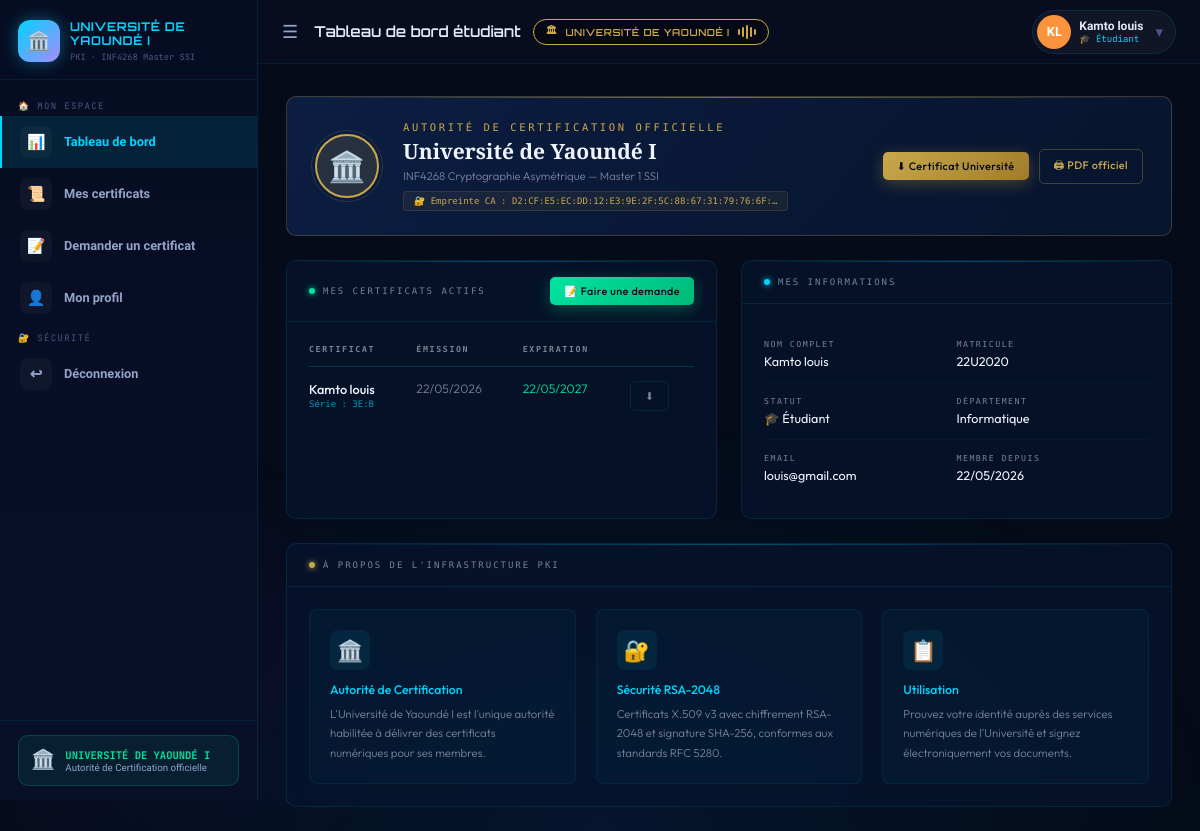
The page /dashboard/user (signed in) on the database its author committed.
### modules/models.py (models this page shows, shortened)
class User(UserMixin, db.Model):
    __tablename__ = 'users'
    id            = db.Column(db.Integer, primary_key=True)
    username      = db.Column(db.String(64), unique=True, nullable=False)
    email         = db.Column(db.String(120), unique=True, nullable=False)
    full_name     = db.Column(db.String(128), default='')
    matricule     = db.Column(db.String(50), default='')
    age           = db.Column(db.Integer, default=0)
    department    = db.Column(db.String(128), default='')
    status_type   = db.Column(db.String(30), default='etudiant')
    password_hash = db.Column(db.String(256), nullable=False)
    role          = db.Column(db.String(20), default='user')
    avatar_color  = db.Column(db.String(20), default='#00d4ff')
    created_at    = db.Column(db.DateTime, default=datetime.utcnow)
    last_login    = db.Column(db.DateTime, nullable=True)
    certificates  = db.relationship('Certificate', backref='owner', lazy=True)
    logs          = db.relationship('AuditLog', backref='user_ref', lazy=True)
    requests      = db.relationship('CertificateRequest',
                                   foreign_keys='CertificateRequest.user_id',
                                   backref='requester', lazy=True)
    def is_admin(self):
        return self.role == 'admin'
    def display_name(self):
        return self.full_name if self.full_name else self.username
    def initials(self):
        n = self.display_name()
        parts = n.split()
        if len(parts) >= 2:
            return (parts[0][0] + parts[-1][0]).upper()
        return n[:2].upper()
    def get_status_label(self):
        labels = {
            'etudiant': '🎓 Étudiant',
            'enseignant': '👨‍🏫 Enseignant',
            'personnel': '👔 Personnel'
        }
        return labels.get(self.status_type, '📝 Autre')

class AuthorityCA(db.Model):
    __tablename__ = 'authority_ca'
    id             = db.Column(db.Integer, primary_key=True)
    name           = db.Column(db.String(128), nullable=False, default='Université de Yaoundé I')
    country        = db.Column(db.String(4),   default='CM')
    city           = db.Column(db.String(64),  default='Yaoundé')
    organisation   = db.Column(db.String(128), default='Université de Yaoundé I')
    department     = db.Column(db.String(128), default='Département d\'Informatique')
    unit           = db.Column(db.String(128), default='INF4268 - Master 1 SSI')
    email          = db.Column(db.String(120), default='contact@uy1.cm')
    cert_pem       = db.Column(db.Text,         nullable=False)
    key_encrypted  = db.Column(db.LargeBinary,  nullable=False)
    fingerprint    = db.Column(db.String(255),  default='')
    serial_counter = db.Column(db.Integer,      default=1000)
    valid_from     = db.Column(db.DateTime,     default=datetime.utcnow)
    valid_until    = db.Column(db.DateTime,     nullable=True)
    algorithm      = db.Column(db.String(64),   default='RSA-2048 / SHA-256')
    created_at     = db.Column(db.DateTime,     default=datetime.utcnow)
    created_by     = db.Column(db.Integer,      db.ForeignKey('users.id'))

class Certificate(db.Model):
    __tablename__ = 'certificates'
    id            = db.Column(db.Integer, primary_key=True)
    serial_hex    = db.Column(db.String(32),  unique=True, nullable=False)
    serial_int    = db.Column(db.Integer,     unique=True, nullable=False)
    common_name   = db.Column(db.String(128), nullable=False)
    email         = db.Column(db.String(120), default='')
    organisation  = db.Column(db.String(128), default='Université de Yaoundé I')
    department    = db.Column(db.String(128), default='')
    status_type   = db.Column(db.String(30), default='etudiant')
    cert_pem      = db.Column(db.Text,         nullable=False)
    status        = db.Column(db.String(20),   default='VALID')
    issued_at     = db.Column(db.DateTime,     default=datetime.utcnow)
    expires_at    = db.Column(db.DateTime,     nullable=True)
    revoked_at    = db.Column(db.DateTime,     nullable=True)
    revoke_reason = db.Column(db.String(64),   nullable=True)
    user_id       = db.Column(db.Integer,      db.ForeignKey('users.id'))
    ca_id         = db.Column(db.Integer,      db.ForeignKey('authority_ca.id'))
    ca            = db.relationship('AuthorityCA', backref='issued_certs')
    request_id    = db.Column(db.Integer,      db.ForeignKey('certificate_requests.id'), nullable=True)
    request = db.relationship('CertificateRequest',
                              back_populates='certificate',
                              foreign_keys=[request_id])
    def days_until_expiry(self):
        if not self.expires_at:
            return None
        now = datetime.utcnow()
        delta = (self.expires_at - now).days
        return delta

### app.py (the view)
@app.route('/dashboard/user')
@login_required
def dashboard_user():
    if current_user.is_admin():
        return redirect(url_for('dashboard_admin'))
    ca = get_ca()
    my_certs = Certificate.query.filter_by(user_id=current_user.id, status='VALID').order_by(Certificate.issued_at.desc()).all()
    pending_request = CertificateRequest.query.filter_by(user_id=current_user.id, status='PENDING').first()
    return render_template('dashboard_user.html', ca=ca, my_certs=my_certs, pending_request=pending_request)

### app.py (called while the page is built)
@login_manager.user_loader
def load_user(uid):
    return db.session.get(User, int(uid))

def get_ca():
    return AuthorityCA.query.first()

def expiring_soon(days=30):
    limit = datetime.utcnow() + timedelta(days=days)
    return Certificate.query.filter(Certificate.status=='VALID', Certificate.expires_at!=None, Certificate.expires_at<=limit).count()

@app.context_processor
def inject_globals():
    ca = get_ca()
    notif_count = expiring_soon(30) if ca else 0
    pending_count = CertificateRequest.query.filter_by(status='PENDING').count() if ca and current_user.is_authenticated and current_user.is_admin() else 0
    return dict(
        ca_exists=bool(ca),
        notif_count=notif_count,
        pending_count=pending_count,
        reasons_labels=REASONS_LABELS,
        university_name="Université de Yaoundé I"
    )

### templates/dashboard_user.html (shortened to what this page needs)
{% extends "base.html" %}
{% block page_title %}Tableau de bord étudiant{% endblock %}
{% block content %}
<div class="db-wrap">
  <div class="ca-banner">
    <div class="ca-banner-seal">🏛️</div>
    <div class="ca-banner-info">
      <div class="ca-banner-title">Autorité de Certification officielle</div>
      <div class="ca-banner-name">Université de Yaoundé I</div>
      <div class="ca-banner-sub">INF4268 Cryptographie Asymétrique — Master 1 SSI</div>
      {% if ca %}
      <div class="ca-fingerprint">🔐 Empreinte CA : {{ ca.fingerprint[:48] }}…</div>
      {% endif %}
    </div>
    <div class="ca-banner-actions">
      <a href="{{ url_for('download_ca_cert') }}" class="btn-xs btn-gold">⬇ Certificat Université</a>
      <a href="{{ url_for('user_print_ca') }}" target="_blank" class="btn-xs btn-ghost-gold">🖨 PDF officiel</a>
    </div>
  </div>
  <div class="two-col">
    <div class="db-card" style="--ci:1">
      <div class="db-card-header">
        <div class="db-card-title">
          <span class="dot-c dot-green"></span>
          Mes certificats actifs
        </div>
        {% if not pending_request %}
        <a href="{{ url_for('request_certificate') }}" class="btn-xs btn-green">📝 Faire une demande</a>
        {% endif %}
      </div>
      <div class="db-card-body">
        {% if my_certs %}
        <table class="cert-table">
          <thead>
            <tr>
              <th>Certificat</th>
              <th>Émission</th>
              <th>Expiration</th>
              <th></th>
            </tr>
          </thead>
          <tbody>
            {% for cert in my_certs %}
            <tr>
              <td>
                <div class="cert-name">{{ cert.common_name }}</div>
                <div class="cert-serial">Série : {{ cert.serial_hex }}</div>
              </td>
              <td>{{ cert.issued_at.strftime('%d/%m/%Y') }}</td>
              <td>
                {% if cert.days_until_expiry() < 30 %}
                <span class="cert-warn">⚠ {{ cert.expires_at.strftime('%d/%m/%Y') }}</span>
                {% else %}
                <span class="cert-ok">{{ cert.expires_at.strftime('%d/%m/%Y') }}</span>
                {% endif %}
              </td>
              <td><a href="{{ url_for('download_cert', cert_id=cert.id) }}" class="btn-xs btn-ghost">⬇</a></td>
            </tr>
            {% endfor %}
          </tbody>
        </table>
        {% endif %}
      </div>
    </div>
    <div class="db-card" style="--ci:2">
      <div class="db-card-header">
        <div class="db-card-title">
          <span class="dot-c dot-cyan"></span>
          Mes informations
        </div>
      </div>
      <div class="db-card-body">
        <div class="info-grid">
          <div class="info-cell">
            <div class="info-cell-label">Nom complet</div>
            <div class="info-cell-value">{{ current_user.full_name }}</div>
          </div>
          <div class="info-cell">
            <div class="info-cell-label">Matricule</div>
            <div class="info-cell-value">{{ current_user.matricule or "—" }}</div>
          </div>
          <div class="info-cell">
            <div class="info-cell-label">Statut</div>
            <div class="info-cell-value">{{ current_user.get_status_label() }}</div>
          </div>
          <div class="info-cell">
            <div class="info-cell-label">Département</div>
            <div class="info-cell-value">{{ current_user.department or "—" }}</div>
          </div>
          <div class="info-cell">
            <div class="info-cell-label">Email</div>
            <div class="info-cell-value">{{ current_user.email }}</div>
          </div>
          <div class="info-cell">
            <div class="info-cell-label">Membre depuis</div>
            <div class="info-cell-value">{{ current_user.created_at.strftime('%d/%m/%Y') }}</div>
          </div>
        </div>
      </div>
    </div>
  </div>
  <div class="db-card" style="--ci:3">
    <div class="db-card-header">
      <div class="db-card-title">
        <span class="dot-c dot-gold"></span>
        À propos de l'infrastructure PKI
      </div>
    </div>
    <div class="db-card-body">
      <div class="pki-grid">
        <div class="pki-item">
          <div class="pki-item-icon">🏛️</div>
          <div class="pki-item-title">Autorité de Certification</div>
          <div class="pki-item-text">L'Université de Yaoundé I est l'unique autorité habilitée à délivrer des certificats numériques pour ses membres.</div>
        </div>
        <div class="pki-item">
          <div class="pki-item-icon">🔐</div>
          <div class="pki-item-title">Sécurité RSA-2048</div>
          <div class="pki-item-text">Certificats X.509 v3 avec chiffrement RSA-2048 et signature SHA-256, conformes aux standards RFC 5280.</div>
        </div>
        <div class="pki-item">
          <div class="pki-item-icon">📋</div>
          <div class="pki-item-title">Utilisation</div>
          <div class="pki-item-text">Prouvez votre identité auprès des services numériques de l'Université et signez électroniquement vos documents.</div>
        </div>
      </div>
    </div>
  </div>
</div>
{% endblock %}

### templates/base.html (shortened to what this page needs)
<!DOCTYPE html>
<html lang="fr">
<head>
  <link rel="stylesheet" href="{{ url_for('static', filename='css/style.css') }}">
</head>
<body>
{% if current_user.is_authenticated %}
<aside class="sidebar" id="sidebar">
  <div class="sidebar-logo">
    <div class="sidebar-logo-icon">🏛️</div>
    <div class="sidebar-logo-text">
      <h2>UNIVERSITÉ DE YAOUNDÉ I</h2>
      <p>PKI · INF4268 Master SSI</p>
    </div>
  </div>
  <nav class="sidebar-nav">
    {% if current_user.is_admin() %}
      <div class="nav-section">🏛️ Administration UY1</div>
      <a href="{{ url_for('dashboard_admin') }}" class="nav-link {% if request.endpoint=='dashboard_admin' %}active{% endif %}">
        <div class="nav-icon">📊</div> <span>Tableau de bord</span>
      </a>
      <a href="{{ url_for('certificates') }}" class="nav-link {% if request.endpoint=='certificates' %}active{% endif %}">
        <div class="nav-icon">📜</div> <span>Gestion des certificats</span>
      </a>
      <a href="{{ url_for('pending_requests') }}" class="nav-link {% if request.endpoint=='pending_requests' %}active{% endif %}">
        <div class="nav-icon">📋</div> <span>Demandes en attente</span>
        {% if pending_count > 0 %}
        <span class="nav-badge">{{ pending_count }}</span>
        {% endif %}
      </a>
      <a href="{{ url_for('verify') }}" class="nav-link {% if request.endpoint=='verify' %}active{% endif %}">
        <div class="nav-icon">🔍</div> <span>Vérifier certificat</span>
      </a>
      <a href="{{ url_for('view_crl') }}" class="nav-link {% if request.endpoint=='view_crl' %}active{% endif %}">
        <div class="nav-icon">🗒️</div> <span>Liste de révocation (CRL)</span>
      </a>
      <a href="{{ url_for('audit') }}" class="nav-link {% if request.endpoint=='audit' %}active{% endif %}">
        <div class="nav-icon">📝</div> <span>Audit & journaux</span>
      </a>
      <a href="{{ url_for('users') }}" class="nav-link {% if request.endpoint=='users' %}active{% endif %}">
        <div class="nav-icon">👥</div> <span>Utilisateurs</span>
      </a>
      <a href="{{ url_for('admin_ca') }}" class="nav-link {% if request.endpoint=='admin_ca' %}active{% endif %}">
        <div class="nav-icon">🏛️</div> <span>Configuration AC</span>
      </a>
    {% else %}
      <div class="nav-section">🏠 Mon espace</div>
      <a href="{{ url_for('dashboard_user') }}" class="nav-link {% if request.endpoint=='dashboard_user' %}active{% endif %}">
        <div class="nav-icon">📊</div> <span>Tableau de bord</span>
      </a>
      <a href="{{ url_for('certificates') }}" class="nav-link {% if request.endpoint=='certificates' %}active{% endif %}">
        <div class="nav-icon">📜</div> <span>Mes certificats</span>
      </a>
      <a href="{{ url_for('request_certificate') }}" class="nav-link {% if request.endpoint=='request_certificate' %}active{% endif %}">
        <div class="nav-icon">📝</div> <span>Demander un certificat</span>
      </a>
      <a href="{{ url_for('profile') }}" class="nav-link {% if request.endpoint=='profile' %}active{% endif %}">
        <div class="nav-icon">👤</div> <span>Mon profil</span>
      </a>
    {% endif %}
    <div class="nav-section">🔐 Sécurité</div>
    <a href="{{ url_for('logout') }}" class="nav-link">
      <div class="nav-icon">↩</div> <span>Déconnexion</span>
    </a>
  </nav>
  <div class="sidebar-footer">
    <div class="sidebar-status">
      <div class="status-icon">🏛️</div>
      <div>
        <div class="status-title">UNIVERSITÉ DE YAOUNDÉ I</div>
        <div class="status-desc">Autorité de Certification officielle</div>
      </div>
    </div>
  </div>
</aside>
<div class="topbar" id="topbar">
  <button class="topbar-menu-btn" id="menuBtn" onclick="toggleSidebar()">☰</button>
  <div class="topbar-title">
    {% block page_title %}PKI Université de Yaoundé I{% endblock %}
    {% if ca_exists %}
    <div class="topbar-ca-badge">
      🏛 <span class="topbar-ca-text">UNIVERSITÉ DE YAOUNDÉ I</span>
      <div class="wave">
        <span></span><span></span><span></span><span></span><span></span>
      </div>
    </div>
    {% endif %}
  </div>
  <div class="topbar-actions">
    <a href="{{ url_for('profile') }}" class="user-pill">
      <div class="user-avatar" style="background:{{ current_user.avatar_color }};">
        {{ current_user.initials() }}
      </div>
      <div class="user-pill-info">
        <div class="user-name">{{ current_user.display_name() }}</div>
        <div class="user-role">{% if current_user.is_admin() %}ADMIN UY1{% else %}{{ current_user.get_status_label() }}{% endif %}</div>
      </div>
      <span style="color:var(--muted);margin-left:4px;">▾</span>
    </a>
  </div>
</div>
<div class="main-wrapper" id="mainWrapper">
  <div class="flash-zone">
  </div>
  <div class="page-content">
    {% block content %}{% endblock %}
  </div>
</div>
{% endif %}
</body>
</html>

### rows shown on the page
User: initials "KL", display_name "Kamto louis", get_status_label "🎓 Étudiant", full_name "Kamto louis", matricule "22U2020", department "Informatique", email "louis@gmail.com", created_at "22/05/2026"
AuthorityCA: fingerprint "D2:CF:E5:EC:DD:12:E3:9E:2F:5C:88:67:31:79:76:6F:"
Certificate: common_name "Kamto louis", serial_hex "3E:B", issued_at "22/05/2026", expires_at "22/05/2027"
